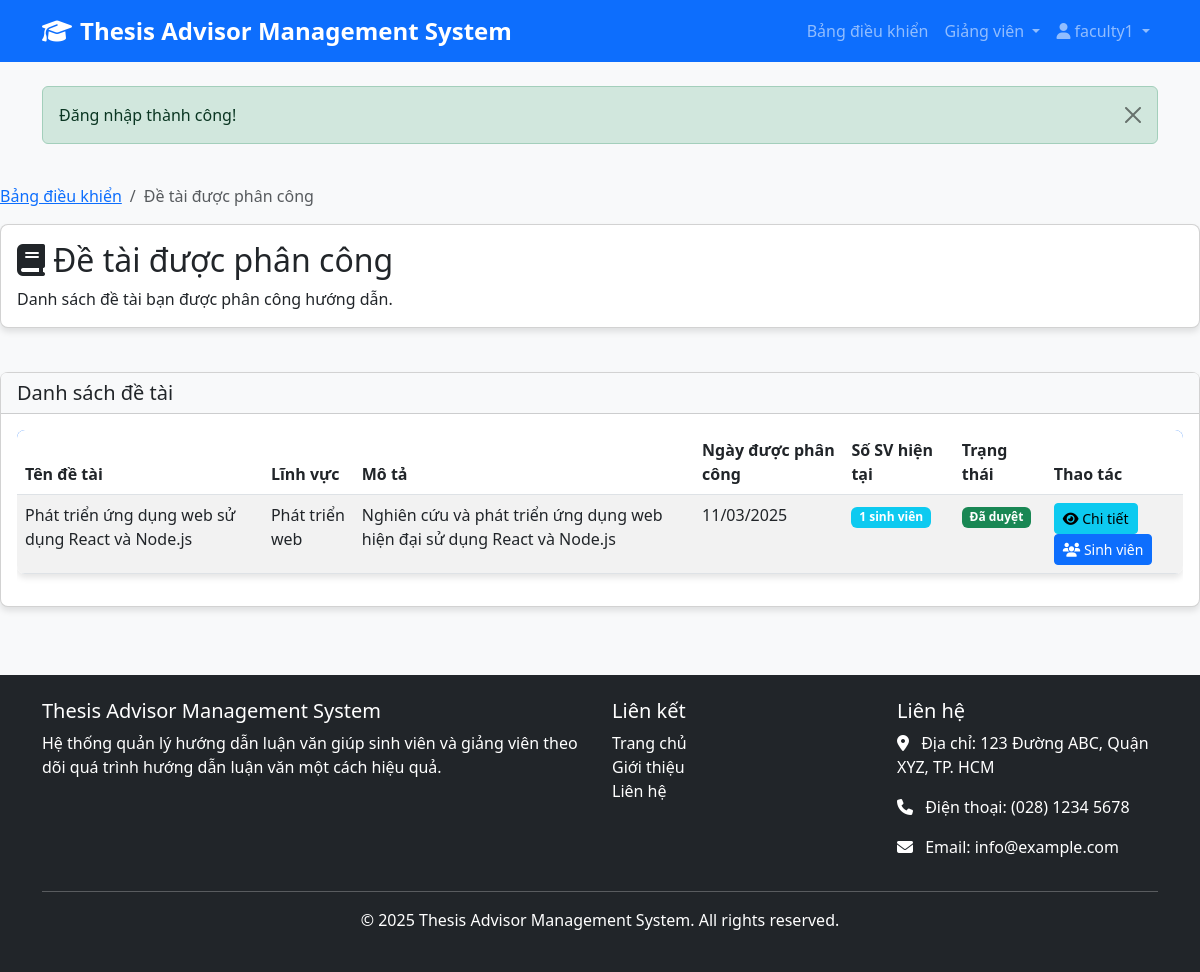
The page /faculty/theses.php (signed in) on the database its author committed.
### tables this page shows
CREATE TABLE DeTai (
    DeTaiID INT AUTO_INCREMENT PRIMARY KEY,
    TenDeTai VARCHAR(255) NOT NULL,
    MoTa TEXT,
    LinhVuc VARCHAR(100),
    NgayTao TIMESTAMP DEFAULT CURRENT_TIMESTAMP,
    TrangThai ENUM('Chờ duyệt', 'Đã duyệt', 'Từ chối') DEFAULT 'Chờ duyệt'
);

### faculty/theses.php (the view, shortened to what this page needs)
<?php
require_once '../includes/functions.php';
$conn = getDBConnection();
$stmt = $conn->prepare("SELECT GiangVienID FROM GiangVien WHERE UserID = :userId");
$stmt->bindParam(':userId', $_SESSION['user_id']);
$stmt->execute();
$faculty = $stmt->fetch(PDO::FETCH_ASSOC);
$facultyId = $faculty['GiangVienID'];
$stmt = $conn->prepare("
    SELECT DISTINCT dt.*,
           (SELECT COUNT(*)
            FROM SinhVienGiangVienHuongDan
            WHERE DeTaiID = dt.DeTaiID
            AND GiangVienID = :facultyId
            AND TrangThai = 'Đang hướng dẫn') as SoSinhVienHienTai
    FROM DeTai dt
    JOIN SinhVienGiangVienHuongDan svgv ON dt.DeTaiID = svgv.DeTaiID
    WHERE svgv.GiangVienID = :facultyId
    ORDER BY dt.NgayTao DESC
");
$stmt->bindParam(':facultyId', $facultyId);
$stmt->execute();
$theses = $stmt->fetchAll(PDO::FETCH_ASSOC);
include '../includes/header.php';
?>
<div class="row mb-4">
    <div class="col-md-12">
        <nav aria-label="breadcrumb">
            <ol class="breadcrumb">
                <li class="breadcrumb-item"><a href="../dashboard.php">Bảng điều khiển</a></li>
                <li class="breadcrumb-item active" aria-current="page">Đề tài được phân công</li>
            </ol>
        </nav>
        <div class="card">
            <div class="card-body">
                <h2 class="card-title">
                    <i class="fas fa-book me-2"></i>Đề tài được phân công
                </h2>
                <p class="card-text">Danh sách đề tài bạn được phân công hướng dẫn.</p>
            </div>
        </div>
    </div>
</div>
<div class="row">
    <div class="col-md-12">
        <div class="card">
            <div class="card-header">
                <h5 class="card-title mb-0">Danh sách đề tài</h5>
            </div>
            <div class="card-body">
                <?php if (count($theses) > 0): ?>
                    <div class="table-responsive">
                        <table class="table table-striped">
                            <thead>
                                <tr>
                                    <th>Tên đề tài</th>
                                    <th>Lĩnh vực</th>
                                    <th>Mô tả</th>
                                    <th>Ngày được phân công</th>
                                    <th>Số SV hiện tại</th>
                                    <th>Trạng thái</th>
                                    <th>Thao tác</th>
                                </tr>
                            </thead>
                            <tbody>
                                <?php foreach ($theses as $thesis): ?>
                                    <tr>
                                        <td><?php echo htmlspecialchars($thesis['TenDeTai']); ?></td>
                                        <td><?php echo htmlspecialchars($thesis['LinhVuc']); ?></td>
                                        <td>
                                            <?php
                                            $moTa = htmlspecialchars($thesis['MoTa']);
                                            echo strlen($moTa) > 100 ? substr($moTa, 0, 100) . '...' : $moTa;
                                            ?>
                                        </td>
                                        <td><?php echo date('d/m/Y', strtotime($thesis['NgayTao'])); ?></td>
                                        <td>
                                            <span class="badge bg-info">
                                                <?php echo $thesis['SoSinhVienHienTai']; ?> sinh viên
                                            </span>
                                        </td>
                                        <td>
                                            <?php if ($thesis['TrangThai'] == 'Đã duyệt'): ?>
                                                <span class="badge bg-success"><?php echo $thesis['TrangThai']; ?></span>
                                            <?php elseif ($thesis['TrangThai'] == 'Chờ duyệt'): ?>
                                                <span class="badge bg-warning"><?php echo $thesis['TrangThai']; ?></span>
                                            <?php else: ?>
                                                <span class="badge bg-danger"><?php echo $thesis['TrangThai']; ?></span>
                                            <?php endif; ?>
                                        </td>
                                        <td>
                                            <button type="button"
                                                    class="btn btn-sm btn-info view-details"
                                                    data-bs-toggle="modal"
                                                    data-bs-target="#thesisDetailModal"
                                                    data-thesis-id="<?php echo $thesis['DeTaiID']; ?>"
                                                    data-thesis-title="<?php echo htmlspecialchars($thesis['TenDeTai']); ?>"
                                                    data-thesis-description="<?php echo htmlspecialchars($thesis['MoTa']); ?>">
                                                <i class="fas fa-eye"></i> Chi tiết
                                            </button>
                                            <a href="thesis-students.php?id=<?php echo $thesis['DeTaiID']; ?>"
                                               class="btn btn-sm btn-primary">
                                                <i class="fas fa-users"></i> Sinh viên
                                            </a>
                                        </td>
                                    </tr>
                                <?php endforeach; ?>
                            </tbody>
                        </table>
                    </div>
                <?php else: ?>
                    <div class="alert alert-info">
                        <i class="fas fa-info-circle me-2"></i>Bạn chưa được phân công đề tài nào.
                    </div>
                <?php endif; ?>
            </div>
        </div>
    </div>
</div>
<?php include '../includes/footer.php'; ?>

### assets/css/style.css (style rules this page uses)
body { font-family: 'Segoe UI', Tahoma, Geneva, Verdana, sans-serif; background-color: #f8f9fa; color: #333; }
.card { border-radius: 8px; box-shadow: 0 4px 6px rgba(0, 0, 0, 0.1); margin-bottom: 20px; transition: transform 0.3s ease; }
.card-header { font-weight: bold; background-color: #f8f9fa; }
.btn-primary { background-color: #0d6efd; border-color: #0d6efd; }
.table { background-color: #fff; border-radius: 8px; overflow: hidden; box-shadow: 0 4px 6px rgba(0, 0, 0, 0.1); }
.table thead { background-color: #0d6efd; color: #fff; }

### rows shown on the page
detai: TenDeTai "Phát triển ứng dụng web sử dụng React và Node.js", LinhVuc "Phát triển web", MoTa "Nghiên cứu và phát triển ứng dụng web hiện đại sử dụng React và Node.js", NgayTao "11/03/2025", SoSinhVienHienTai "1", TrangThai "Đã duyệt"

### other values the page prints
APP_NAME "Thesis Advisor Management System"
$_SESSION['username'] "faculty1"
$message "Đăng nhập thành công!"
